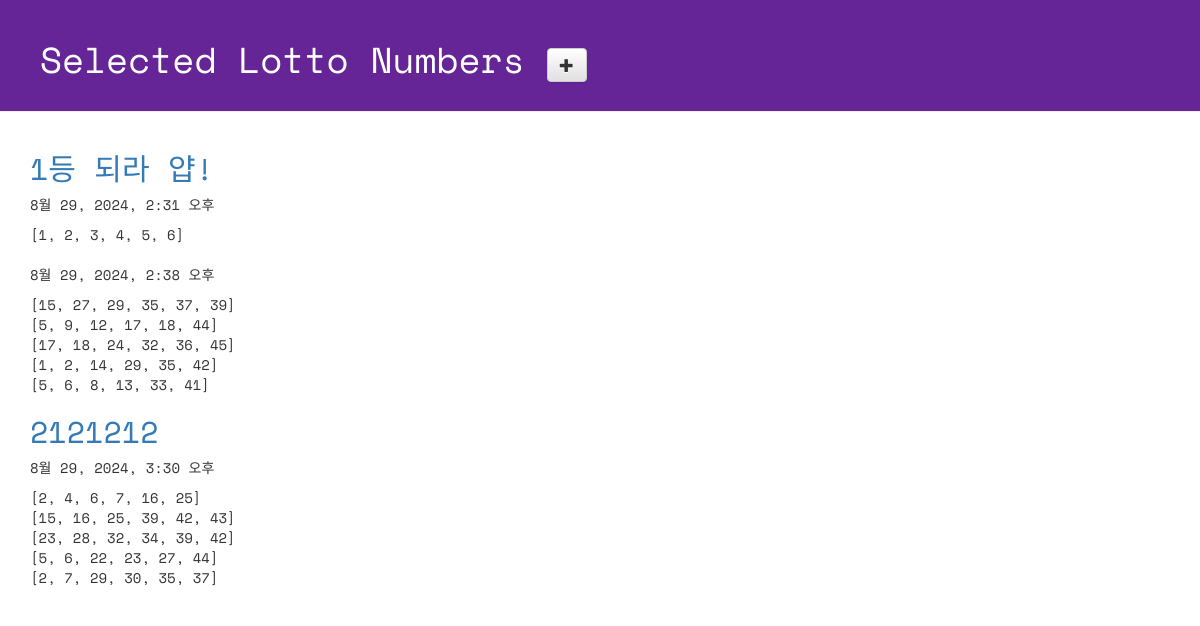
Page /lotto/ on the committed database.
### lotto/models.py (models this page shows, shortened)
class GuessNumbers(models.Model):
    name = models.CharField(max_length=24)
    text = models.CharField(max_length=255)
    lottos = models.CharField(max_length=255, default='[1, 2, 3, 4, 5, 6]')
    num_lotto = models.IntegerField(default=5)
    update_date = models.DateTimeField()

### lotto/views.py (the view)
# urls.py: path('lotto/', views.index, name='index'),
def index(request):
    lottos = GuessNumbers.objects.all()
    return render(request, 'lotto/default.html', {'lottos':lottos})

### lotto/templates/lotto/default.html (shortened to what this page needs)
<!DOCTYPE html>
{% load static %}
<html lang="ko">
<head>
    <link rel="stylesheet" href="//maxcdn.bootstrapcdn.com/bootstrap/3.2.0/css/bootstrap.min.css">
    <link rel="stylesheet" href="//maxcdn.bootstrapcdn.com/bootstrap/3.2.0/css/bootstrap-theme.min.css">
    <link rel="stylesheet" href="{% static 'css/lotto.css' %}">
</head>
<body>
    <div class="page-header">
        <h1>Selected Lotto Numbers
            <a href="{% url 'new_lotto %'}">
                <span class="glyphicon glyphicon-plus btn btn-default"></span>
            </a>
        </h1>
    </div>
    <div class="container lotto">
        {% for lotto in lottos %}
        <h2><a href="{% url 'detail' lottokey=lotto.pk %}">{{lotto.text}}</a></h2>
        <p>{{ lotto.update_date }}</p>
        <p>{{ lotto.lottos | linebreaksbr }}</p>
    </div>
</body>
</html>

### lotto/static/css/lotto.css (style rules this page uses)
.page-header { background-color: #652596; margin-top: 0; padding: 20px 20px 20px 40px; font-family: 'Space Mono', monospace; }
.page-header h1 { color: #FFFFFF; }
.container { font-family: 'Space Mono', monospace; }
.container h2 { color: #b9f442; }

### rows in the picture
GuessNumbers: text "1등 되라 얍!", update_date "8월 29, 2024, 2:31 오후", lottos "[1, 2, 3, 4, 5, 6]"
GuessNumbers: update_date "8월 29, 2024, 2:38 오후", lottos "[15, 27, 29, 35, 37, 39] [5, 9, 12, 17, 18, 44] [17, 18, 24, 32, 36, 45] [1, 2, 14, 29, 35, 42] [5, 6, 8, 13, 33, 41]"
GuessNumbers: text "2121212", update_date "8월 29, 2024, 3:30 오후", lottos "[2, 4, 6, 7, 16, 25] [15, 16, 25, 39, 42, 43] [23, 28, 32, 34, 39, 42] [5, 6, 22, 23, 27, 44] [2, 7, 29, 30, 35, 37]"
